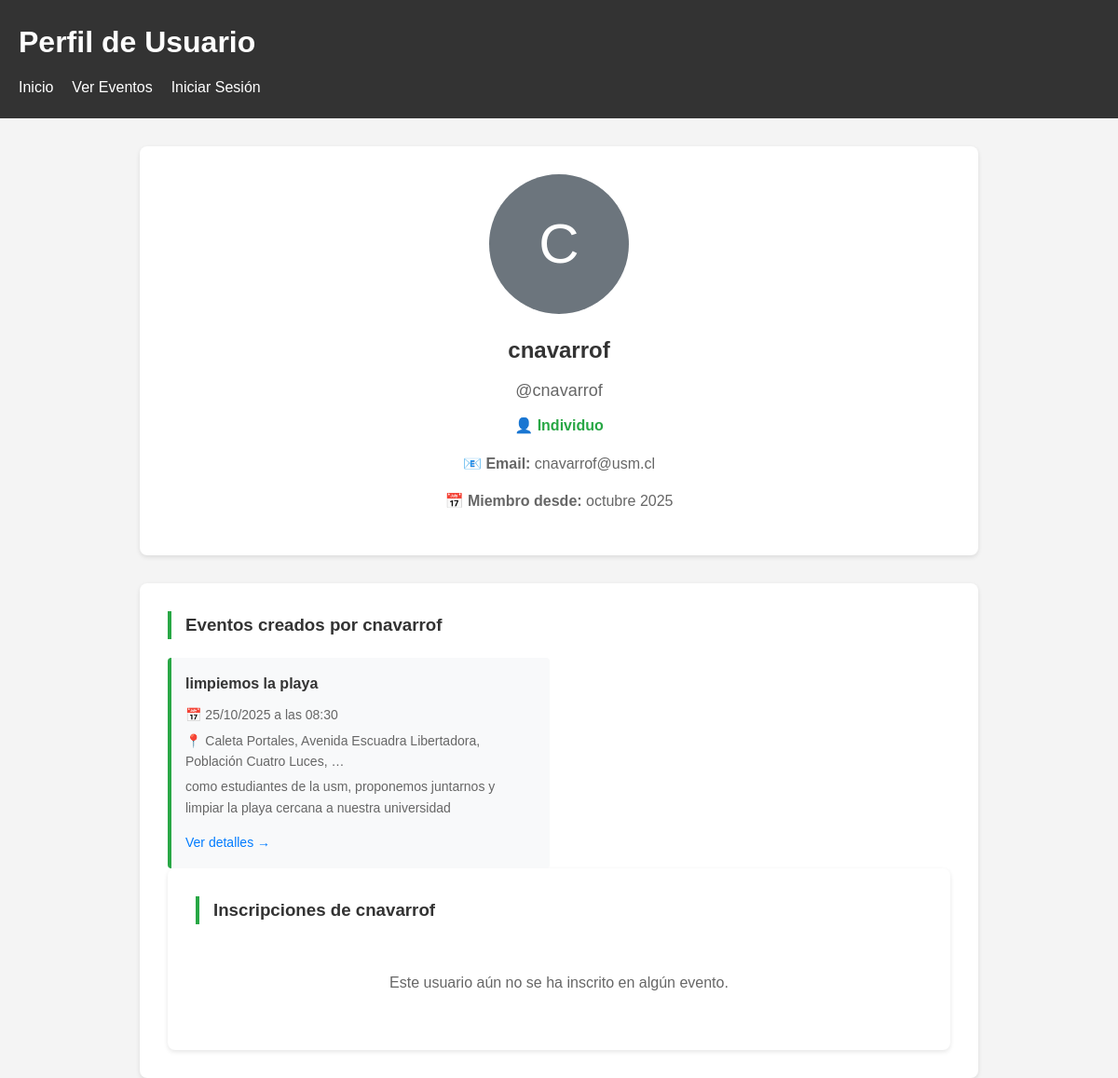
Before: /usuario/cnavarrof/ with the older database file.
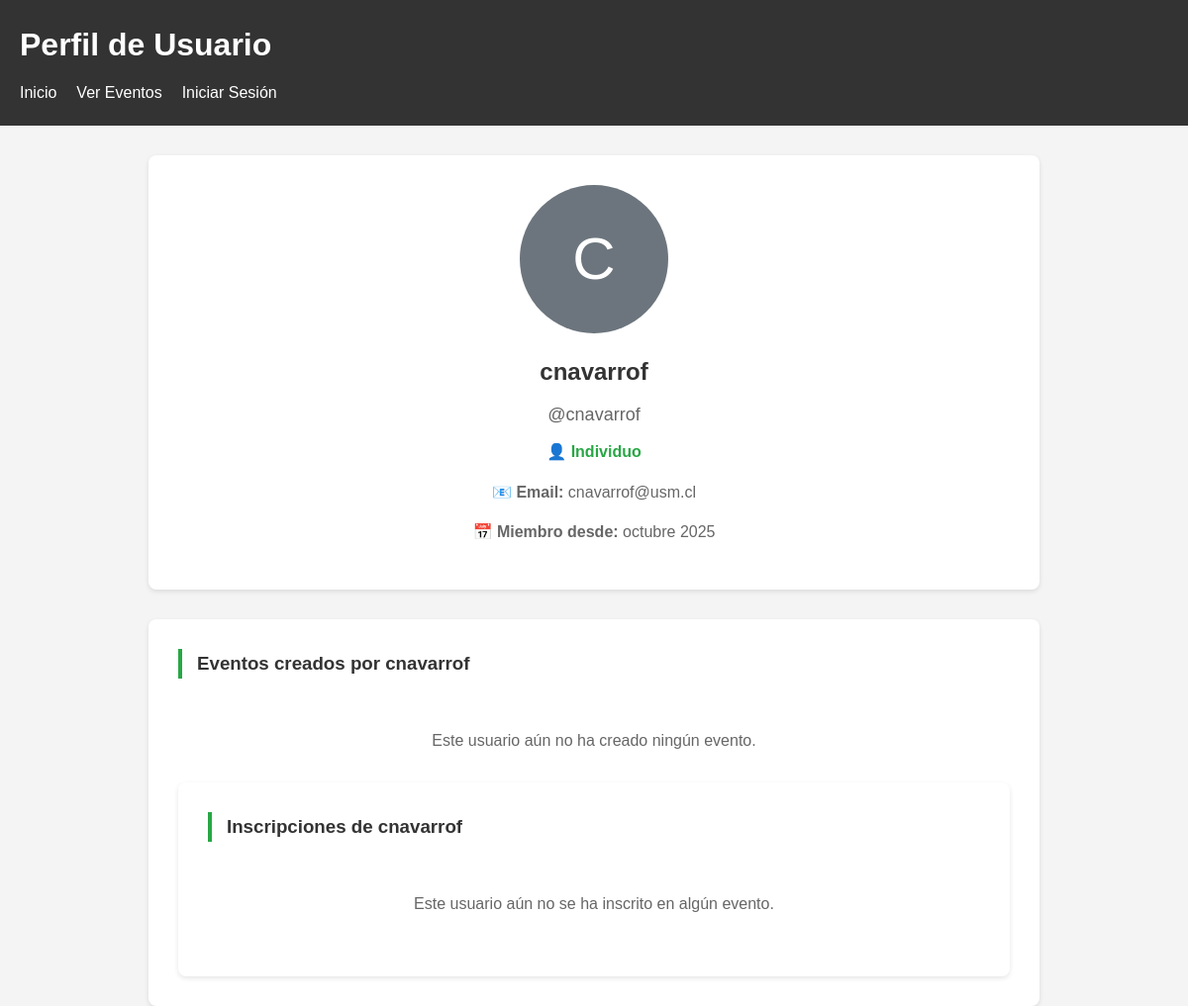
After: the same page with the newer database file.
### Humanet/models.py (models this page shows, shortened)
class Evento(models.Model):
    creador = models.ForeignKey(User, on_delete=models.CASCADE, related_name='eventos')
    nombre = models.CharField(max_length=200)
    fecha = models.DateField()
    hora = models.TimeField()
    ubicacion = models.CharField(max_length=300)
    latitud = models.DecimalField(max_digits=9, decimal_places=6, null=True, blank=True)
    longitud = models.DecimalField(max_digits=9, decimal_places=6, null=True, blank=True)
    descripcion = models.TextField()
    detalles = models.TextField(blank=True, null=True)
    imagen = models.ImageField(upload_to='eventos/', blank=True, null=True)
    fecha_creacion = models.DateTimeField(auto_now_add=True)
    class Meta:
        ordering = ['-fecha_creacion']
        verbose_name = 'Evento'
        verbose_name_plural = 'Eventos'

### Humanet/views.py (the view)
# urls.py: path('usuario/<str:username>/', views.perfil_publico, name='perfil_publico'),
def perfil_publico(request, username):
    usuario = get_object_or_404(User, username=username)
    perfil, created = PerfilUsuario.objects.get_or_create(usuario=usuario)
    eventos_creados = Evento.objects.filter(creador=usuario)
    context = {
        'usuario_perfil': usuario,
        'perfil': perfil,
        'eventos_creados': eventos_creados,
    }
    return render(request, 'Humanet/perfil_publico.html', context)

### Humanet/templates/Humanet/perfil_publico.html (shortened to what this page needs)
<!DOCTYPE html>
<html lang="es">
<head>
</head>
<body>
    <header>
        <h1>Perfil de Usuario</h1>
        <nav>
            <ul>
                <li><a href="/">Inicio</a></li>
                <li><a href="{% url 'lista_eventos' %}">Ver Eventos</a></li>
                {% if user.is_authenticated %}
                    <li><a href="{% url 'perfil' %}">Mi Perfil</a></li>
                {% else %}
                    <li><a href="{% url 'login' %}">Iniciar Sesión</a></li>
                {% endif %}
            </ul>
        </nav>
    </header>
    <main>
        <div class="perfil-card">
            {% if perfil.foto %}
                <img src="{{ perfil.foto.url }}" alt="Foto de {{ usuario_perfil.username }}" class="perfil-foto">
            {% else %}
                <div class="perfil-foto-placeholder">
                    {{ usuario_perfil.username|slice:":1"|upper }}
                </div>
            {% endif %}
            <h2>{{ usuario_perfil.get_full_name|default:usuario_perfil.username }}</h2>
            <p style="color: #666; font-size: 18px;">@{{ usuario_perfil.username }}</p>
            <p style="color: #28a745; font-weight: bold; font-size: 16px; margin-top: 10px;">
                {% if perfil.tipo_cuenta == 'organizacion' %}
                    🏢 Organización
                {% else %}
                    👤 Individuo
                {% endif %}
            </p>
            <div class="perfil-info">
                <strong>📧 Email:</strong> {{ usuario_perfil.email }}
            </div>
            <div class="perfil-info">
                <strong>📅 Miembro desde:</strong> {{ usuario_perfil.date_joined|date:"F Y" }}
            </div>
        </div>
        <div class="eventos-section">
            <h3> Eventos creados por {{ usuario_perfil.username }}</h3>
            {% if eventos_creados %}
            <div class="eventos-grid">
                {% for evento in eventos_creados %}
                <div class="evento-card">
                    <h4>{{ evento.nombre }}</h4>
                    <p><strong>📅</strong> {{ evento.fecha|date:"d/m/Y" }} a las {{ evento.hora|time:"H:i" }}</p>
                    <p><strong>📍</strong> {{ evento.ubicacion|truncatewords:8 }}</p>
                    <p>{{ evento.descripcion|truncatewords:15 }}</p>
                    <a href="{% url 'detalle_evento' evento.id %}">Ver detalles →</a>
                </div>
                {% endfor %}
            </div>
            {% else %}
            <div class="no-eventos">
                <p>Este usuario aún no ha creado ningún evento.</p>
            </div>
            {% endif %}
        <div class="eventos-section">
            <h3> Inscripciones de {{ usuario_perfil.username }}</h3>
            {% if eventos_inscritos %}
            <div class="eventos-grid">
                {% for evento in eventos_inscritos %}
                <div class="evento-card">
                    <h4>{{ evento.nombre }}</h4>
                    <p><strong>📅</strong> {{ evento.fecha|date:"d/m/Y" }} a las {{ evento.hora|time:"H:i" }}</p>
                    <p><strong>📍</strong> {{ evento.ubicacion|truncatewords:8 }}</p>
                    <p>{{ evento.descripcion|truncatewords:15 }}</p>
                    <a href="{% url 'detalle_evento' evento.id %}">Ver detalles →</a>
                </div>
                {% endfor %}
            </div>
            {% else %}
            <div class="no-eventos">
                <p>Este usuario aún no se ha inscrito en algún evento.</p>
            </div>
            {% endif %}
        </div>
    </main>
</body>
</html>

Changed rows visible on the page:
removed Evento: nombre "limpiemos la playa", fecha "25/10/2025", hora "08:30", ubicacion "Caleta Portales, Avenida Escuadra Libertadora, Población Cuatro Luces, …", descripcion "como estudiantes de la usm, proponemos juntarnos y limpiar la playa cercana a nuestra universidad"
Other visible differences:
text now shown: "Este usuario aún no ha creado ningún evento."
